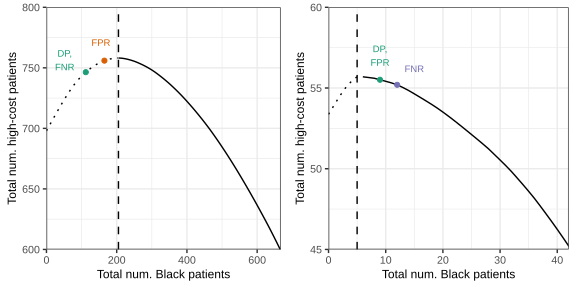

This figure's R source:
options(tidyverse.quiet = TRUE)
library(gridExtra)
library(tidyverse)

`%T>%` <- magrittr::`%T>%`

# Set seed
set.seed(31371648)

#################################### LOAD ######################################

data_url <- "https://gitlab.com/labsysmed/dissecting-bias/-/raw/master/data/data_new.csv"

# Load data frame
df <- read_csv(data_url, show_col_types = FALSE) %>%
  # Is the patient in top 10% of cost?
  mutate(Y = cost_t > quantile(cost_t, 0.9))

#################################### TRAIN #####################################

# Train the model without race
m <- df %>%
  select(-ends_with("_t"), -race) %>%
  glm(Y ~ ., data = ., family = binomial)

df$risk <- predict(m, type = "response")

################################### ANALYZE ####################################

# Generate Pareto frontier for all patients
# 2% of people enrolled in program
n_prog <- as.integer(nrow(df) * 0.02)
# Threshold is risk of marginal person
t_black <- with(
  df,
  sort(risk[race == "black"], decreasing = TRUE)[1:n_prog]
)
t_white <- rev(with(
  df,
  sort(risk[race == "white"], decreasing = TRUE)[1:n_prog]
))
# Number of expected high-cost individuals from each group
n_black <- c(0, cumsum(t_black))
n_white <- rev(c(0, cumsum(rev(t_white))))
# Proportion of positive decisions
p_black <- with(df, seq(0, n_prog) / sum(race == "black"))
p_white <- with(df, seq(n_prog, 0) / sum(race == "white"))
# False negative rate. NOTE: For smoothing, we use model predictions.
fnr_black <- 1 - n_black / with(df, sum(risk[race == "black"]))
fnr_white <- 1 - n_white / with(df, sum(risk[race == "white"]))
# False positve rate. NOTE: For smoothing, we use model predictions.
fpr_black <- with(
  df,
  (seq(0, n_prog) - n_black)
    / (sum(race == "black") - sum(risk[race == "black"]))
)
fpr_white <- with(
  df,
  (seq(n_prog, 0) - n_white)
    / (sum(race == "white") - sum(risk[race == "white"]))
)

# Calculate the positions of the maximum objective, demographic parity,
# equalized false positive rate, and equalized false negative rate points.
# NOTE: Because of one-indexing, these are off by 1.
n_max <- which(n_black + n_white == max(n_black + n_white))
n_dp <- which(abs(p_black - p_white) == min(abs(p_black - p_white)))
n_fpr <- which(abs(fpr_black - fpr_white) == min(abs(fpr_black - fpr_white)))
n_fnr <- which(abs(fnr_black - fnr_white) == min(abs(fnr_black - fnr_white)))

# Convert them into data frames for easy plotting.
# NOTE: Because arrays are one-indexed, these are off by one.
df_dp <- tibble(
  obj = (n_black + n_white)[n_dp],
  n_black = n_dp - 1,
  label = "DP,\nFNR"
)
df_fpr <- tibble(
  obj = (n_black + n_white)[n_fpr],
  n_black = n_fpr - 1,
  label = "FPR"
)
# NOTE: FNR is almost on top of DP, so we don't plot it.
df_fnr <- tibble(
  obj = (n_black + n_white)[n_fnr],
  n_black = n_fnr - 1,
  label = "FNR"
)

df_left <- tibble(
    # Number of high cost patients admitted
    obj = n_black + n_white,
    # Number of black patients admitted
    n_black = seq(p_black) - 1
  ) %>%
  filter(n_black < n_max)
df_right <- tibble(
    # Number of high cost patients admitted
    obj = n_black + n_white,
    # Number of black patients admitted
    n_black = seq(p_black) - 1
  ) %>%
  filter(n_black >= n_max)
p_pareto_full <- ggplot(mapping = aes(x = n_black, y = obj)) +
  geom_line(data = df_left, linetype = "dotted") +
  geom_line(data = df_right, linetype = "solid") +
  # NOTE: Because arrays are one indexed, n_max is off by 1.
  geom_vline(xintercept = n_max - 1, linetype = "dashed") +
  geom_point(data = df_dp, color = RColorBrewer::brewer.pal(3, "Dark2")[[1]]) +
  geom_point(data = df_fpr, color = RColorBrewer::brewer.pal(3, "Dark2")[[2]]) +
  geom_text(
    aes(label = label),
    data = df_dp,
    size = 2.5,
    color = RColorBrewer::brewer.pal(3, "Dark2")[[1]],
    nudge_x = -60,
    nudge_y = 10
  ) +
  geom_text(
    aes(label = label),
    data = df_fpr,
    size = 2.5,
    color = RColorBrewer::brewer.pal(3, "Dark2")[[2]],
    nudge_x = -10,
    nudge_y = 15
  ) +
  scale_color_brewer(palette = "Set1") +
  labs(
    x = "Total num. Black patients",
    y = "Total num. high-cost patients"
  ) +
  coord_cartesian(xlim = c(0, 667), ylim = c(600, 800), expand = FALSE) +
  theme_bw() +
  theme(
    legend.position = "bottom",
    axis.title = element_text(size = 9),
    axis.text = element_text(size = 8),
    legend.text = element_text(size = 9)
  )

# Generate Pareto frontier for women between ages 25 and 34
# 2% of people enrolled in program
n_prog <- with(
  df,
  as.integer(sum(dem_female == 1 & `dem_age_band_25-34_tm1` == 1) * 0.02 + 10)
)
# Threshold is risk of marginal person
t_black <- with(
  filter(df, dem_female == 1, `dem_age_band_25-34_tm1` == 1),
  sort(risk[race == "black"], decreasing = TRUE)[1:n_prog]
)
t_white <- rev(with(
  filter(df, dem_female == 1, `dem_age_band_25-34_tm1` == 1),
  sort(risk[race == "white"], decreasing = TRUE)[1:n_prog]
))
# Number of expected high-cost individuals from each group
n_black <- c(0, cumsum(t_black))
n_white <- rev(c(0, cumsum(rev(t_white))))
# Proportion of positive decisions
p_black <- with(
  filter(df, dem_female == 1, `dem_age_band_25-34_tm1` == 1),
  seq(0, n_prog) / sum(race == "black")
)
p_white <- with(
  filter(df, dem_female == 1, `dem_age_band_25-34_tm1` == 1),
  seq(n_prog, 0) / sum(race == "white")
)
# False negative rate. NOTE: For smoothing, we use model predictions.
fnr_black <- 1 - n_black / with(
  filter(df, dem_female == 1, `dem_age_band_25-34_tm1` == 1),
  sum(risk[race == "black"])
)
fnr_white <- 1 - n_white / with(
  filter(df, dem_female == 1, `dem_age_band_25-34_tm1` == 1),
  sum(risk[race == "white"])
)
# False positve rate. NOTE: For smoothing, we use model predictions.
fpr_black <- with(
  filter(df, dem_female == 1, `dem_age_band_25-34_tm1` == 1),
  (seq(0, n_prog) - n_black)
    / (sum(race == "black") - sum(risk[race == "black"]))
)
fpr_white <- with(
  filter(df, dem_female == 1, `dem_age_band_25-34_tm1` == 1),
  (seq(n_prog, 0) - n_white)
    / (sum(race == "white") - sum(risk[race == "white"]))
)

# Calculate the positions of the maximum objective, demographic parity,
# equalized false positive rate, and equalized false negative rate points.
# NOTE: Because of one-indexing, these are off by 1.
n_max <- which(n_black + n_white == max(n_black + n_white))
n_dp <- which(abs(p_black - p_white) == min(abs(p_black - p_white)))
n_fpr <- which(abs(fpr_black - fpr_white) == min(abs(fpr_black - fpr_white)))
n_fnr <- which(abs(fnr_black - fnr_white) == min(abs(fnr_black - fnr_white)))

# Convert them into data frames for easy plotting.
# NOTE: Because arrays are one-indexed, these are off by one.
df_dp <- tibble(
  obj = (n_black + n_white)[n_dp],
  n_black = n_dp - 1,
  label = "DP,\nFPR"
)
# NOTE: FPR is on top of DP, so we don't plot it.
df_fpr <- tibble(
  obj = (n_black + n_white)[n_fpr],
  n_black = n_fpr - 1,
  label = "FPR"
)
df_fnr <- tibble(
  obj = (n_black + n_white)[n_fnr],
  n_black = n_fnr - 1,
  label = "FNR"
)

df_left <- tibble(
    # Number of high cost patients admitted
    obj = n_black + n_white,
    # Number of black patients admitted
    n_black = seq(p_black) - 1
  ) %>%
  filter(n_black < n_max)
df_right <- tibble(
    # Number of high cost patients admitted
    obj = n_black + n_white,
    # Number of black patients admitted
    n_black = seq(p_black) - 1
  ) %>%
  filter(n_black >= n_max)
p_pareto_sub <- ggplot(mapping = aes(x = n_black, y = obj)) +
  geom_line(data = df_left, linetype = "dotted") +
  geom_line(data = df_right, linetype = "solid") +
  # NOTE: Because arrays are one indexed, n_max is off by 1.
  geom_vline(xintercept = n_max - 1, linetype = "dashed") +
  geom_point(data = df_dp, color = RColorBrewer::brewer.pal(3, "Dark2")[[1]]) +
  geom_point(data = df_fnr, color = RColorBrewer::brewer.pal(3, "Dark2")[[3]]) +
  geom_text(
    aes(label = label),
    data = df_dp,
    size = 2.5,
    color = RColorBrewer::brewer.pal(3, "Dark2")[[1]],
    nudge_x = 0,
    nudge_y = 1.5
  ) +
  geom_text(
    aes(label = label),
    data = df_fnr,
    size = 2.5,
    color = RColorBrewer::brewer.pal(3, "Dark2")[[3]],
    nudge_x = 3,
    nudge_y = 1
  ) +
  scale_color_brewer(palette = "Set1") +
  labs(
    x = "Total num. Black patients",
    y = "Total num. high-cost patients"
  ) +
  coord_cartesian(xlim = c(0, 42), ylim = c(45, 60), expand = FALSE) +
  theme_bw() +
  theme(
    legend.position = "bottom",
    axis.title = element_text(size = 9),
    axis.text = element_text(size = 8),
    legend.text = element_text(size = 9)
  )

p <- grid.arrange(
  p_pareto_full,
  p_pareto_sub,
  ncol = 2
)

ggsave(
  "cmc.svg",
  plot = p,
  height = 3,
  width = 6
)
